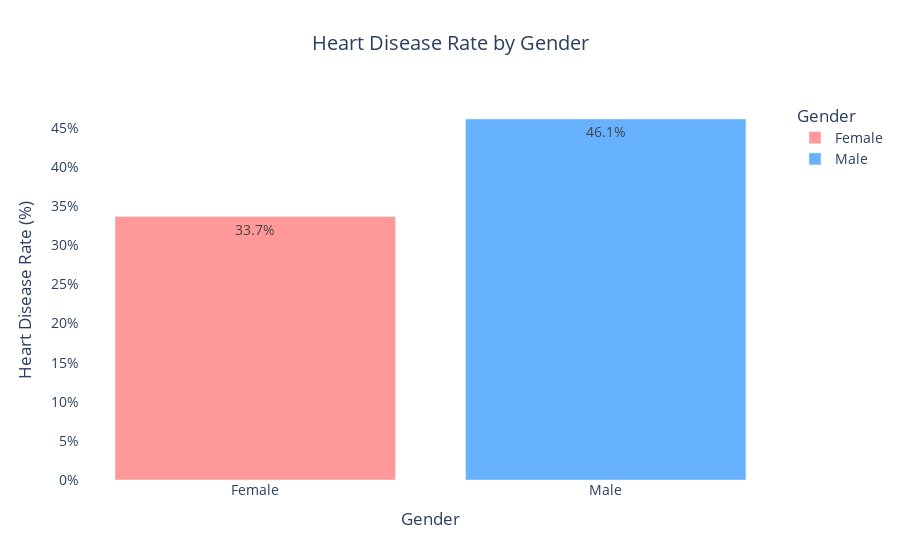

Write notebook code for a chart like this one.
### Markdown cell above
## Data Visualization
- Generate insightful visualizations:
  - Correlation heatmaps, pair plots.
  - Trends and comparisons using bar charts, line charts, and dashboards.

### Code cell
import plotly.graph_objects as go


full_data['Sex'] = full_data['Sex'].map({0: 'Female', 1: 'Male'})

heart_disease_rate = full_data.groupby(["Sex"])["HeartDisease"].mean().reset_index()

fig = px.bar(heart_disease_rate,
             x="Sex",
             y="HeartDisease",
             color="Sex",
             title="Heart Disease Rate by Gender",
             labels={"HeartDisease": "Heart Disease Rate", "Sex": "Gender"},
             color_discrete_map={"Female": "#FF9999", "Male": "#66B2FF"},
             text=heart_disease_rate["HeartDisease"].apply(lambda x: f"{x*100:.1f}%"),
             )


fig.update_traces(textposition='auto')
fig.update_layout(
    yaxis_title="Heart Disease Rate (%)",
    xaxis_title="Gender",
    title_x=0.5,
    yaxis_tickformat=".0%",
    showlegend=True,
    bargap=0.2,
    plot_bgcolor="white",
    font=dict(size=14),
)

fig.update_traces(hovertemplate="Gender: %{x}<br>Heart Disease Rate: %{y:.1%}")

fig.show()

### Figure 1 — Plotly figure (JSON) as saved in the notebook; plotly's stock layout.template omitted (floating-point values rounded to 4 significant figures)
{"data": [{"hovertemplate": "Gender: %{x}<br>Heart Disease Rate: %{y:.1%}", "legendgroup": "Female", "marker": {"color": "#FF9999", "pattern": {"shape": ""}}, "name": "Female", "orientation": "v", "showlegend": true, "text": ["33.7%"], "textposition": "auto", "type": "bar", "x": ["Female"], "xaxis": "x", "y": [0.3367], "yaxis": "y"}, {"hovertemplate": "Gender: %{x}<br>Heart Disease Rate: %{y:.1%}", "legendgroup": "Male", "marker": {"color": "#66B2FF", "pattern": {"shape": ""}}, "name": "Male", "orientation": "v", "showlegend": true, "text": ["46.1%"], "textposition": "auto", "type": "bar", "x": ["Male"], "xaxis": "x", "y": [0.4613], "yaxis": "y"}], "layout": {"bargap": 0.2, "barmode": "relative", "font": {"size": 14}, "legend": {"title": {"text": "Gender"}, "tracegroupgap": 0}, "plot_bgcolor": "white", "showlegend": true, "title": {"text": "Heart Disease Rate by Gender", "x": 0.5}, "xaxis": {"anchor": "y", "categoryarray": ["Female", "Male"], "categoryorder": "array", "domain": [0, 1], "title": {"text": "Gender"}}, "yaxis": {"anchor": "x", "domain": [0, 1], "tickformat": ".0%", "title": {"text": "Heart Disease Rate (%)"}}}}
